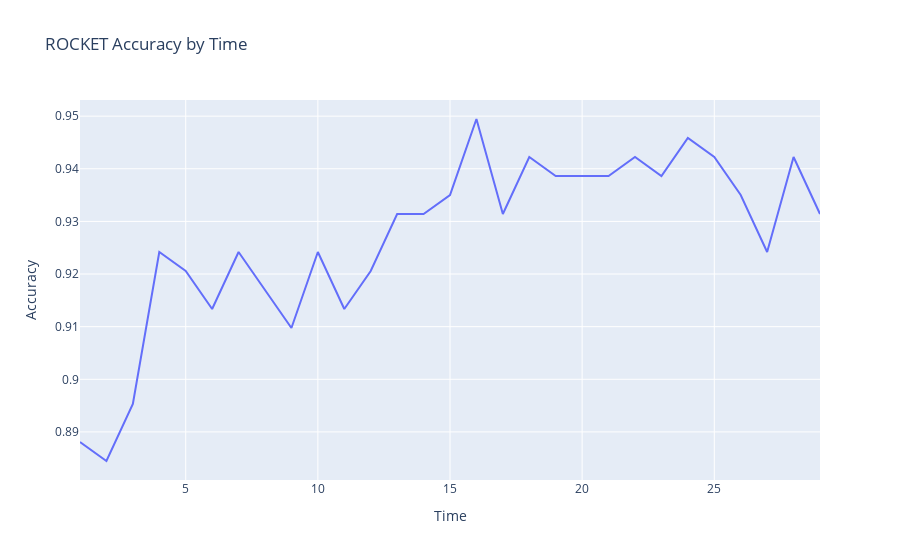

Notebook code for this chart:
### Code cell
fig = go.Figure()
acc_by_time = train_and_test_ROCKET_TSC(num_kernels=20000, save_path="ckpt/track_models/rocket_tsc", begin_time=2)
fig.add_trace(go.Scatter(x=list(range(1, SEQ_LEN+1)), y=acc_by_time, mode="lines"))
fig.update_layout(title="ROCKET Accuracy by Time", xaxis_title="Time", yaxis_title="Accuracy")
fig.show()

### Figure 1 — Plotly figure (JSON) as saved in the notebook; plotly's stock layout.template omitted (floating-point values rounded to 4 significant figures)
{"data": [{"mode": "lines", "x": [1, 2, 3, 4, 5, 6, 7, 8, 9, 10, 11, 12, 13, 14, 15, 16, 17, 18, 19, 20, 21, 22, 23, 24, 25, 26, 27, 28, 29], "y": [0.8881, 0.8845, 0.8953, 0.9242, 0.9206, 0.9134, 0.9242, 0.917, 0.9097, 0.9242, 0.9134, 0.9206, 0.9314, 0.9314, 0.935, 0.9495, 0.9314, 0.9422, 0.9386, 0.9386, 0.9386, 0.9422, 0.9386, 0.9458, 0.9422, 0.935, 0.9242, 0.9422, 0.9314], "type": "scatter"}], "layout": {"title": {"text": "ROCKET Accuracy by Time"}, "xaxis": {"title": {"text": "Time"}}, "yaxis": {"title": {"text": "Accuracy"}}}}
